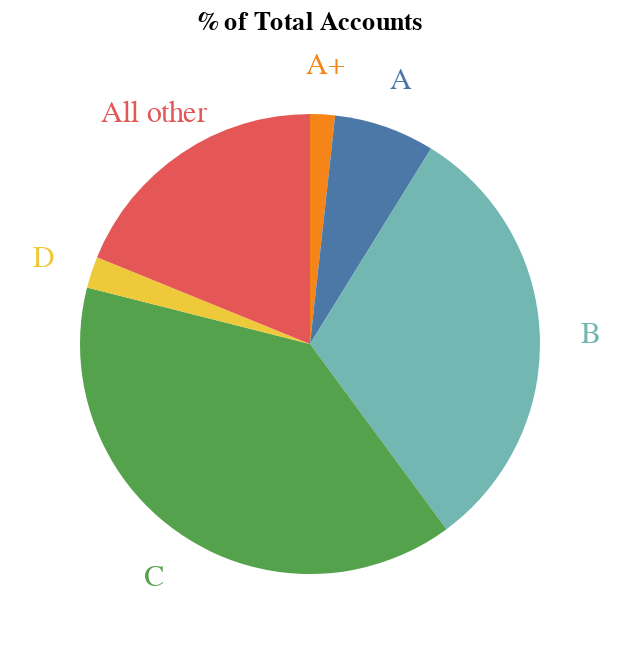

This figure's notebook cell:
### Markdown cell above
Here are some needed adjustments to bring it closer to the original:


* Order the Tiers that have been rearranged alphabetically. 

* By default, the Tiers' labels appear in the legend, whereas in the book, they are displayed next to the corresponding of slice of pie.

* Altair doesn't automatically add a title.

### Code cell
## % of Accounts Pie Chart

base = alt.Chart(table_charts, title="% of Total Accounts").encode(
    theta = alt.Theta("% Accounts:Q").stack(True),
    color = alt.Color('Tier:N').legend(None),
    order = alt.Order(field ='Tier:O'))



pie = base.mark_arc(outerRadius = 115)
text = base.mark_text(radius = 140, size = 15).encode(text = alt.Text("Tier"))


acc_pie = pie + text
acc_pie

### Figure 1 — Vega-Lite specification as saved in the notebook (floating-point values rounded to 4 significant figures)
{"config": {"view": {"continuousWidth": 300, "continuousHeight": 300}}, "layer": [{"mark": {"type": "arc", "outerRadius": 115}, "encoding": {"color": {"field": "Tier", "legend": null, "type": "nominal"}, "order": {"field": "Tier:O"}, "theta": {"field": "% Accounts", "stack": true, "type": "quantitative"}}, "title": "% of Total Accounts"}, {"mark": {"type": "text", "radius": 140, "size": 15}, "encoding": {"color": {"field": "Tier", "legend": null, "type": "nominal"}, "order": {"field": "Tier:O"}, "text": {"field": "Tier", "type": "nominal"}, "theta": {"field": "% Accounts", "stack": true, "type": "quantitative"}}, "title": "% of Total Accounts"}], "data": {"name": "data-35f9124c4b8dd7e8e6a83d69924ed8ee"}, "$schema": "https://vega.github.io/schema/vega-lite/v5.8.0.json", "datasets": {"data-35f9124c4b8dd7e8e6a83d69924ed8ee": [{"Tier": "A+", "# of Accounts": 19.0, "% Accounts": 1.746, "Revenue ($M)": 3.927, "% Revenue": 21.0}, {"Tier": "A", "# of Accounts": 77.0, "% Accounts": 7.077, "Revenue ($M)": 4.675, "% Revenue": 25.0}, {"Tier": "B", "# of Accounts": 338.0, "% Accounts": 31.07, "Revenue ($M)": 5.984, "% Revenue": 32.0}, {"Tier": "C", "# of Accounts": 425.0, "% Accounts": 39.06, "Revenue ($M)": 2.805, "% Revenue": 15.0}, {"Tier": "D", "# of Accounts": 24.0, "% Accounts": 2.206, "Revenue ($M)": 0.374, "% Revenue": 2.0}, {"Tier": "All other", "# of Accounts": 205.0, "% Accounts": 18.84, "Revenue ($M)": 0.935, "% Revenue": 5.0}]}}
